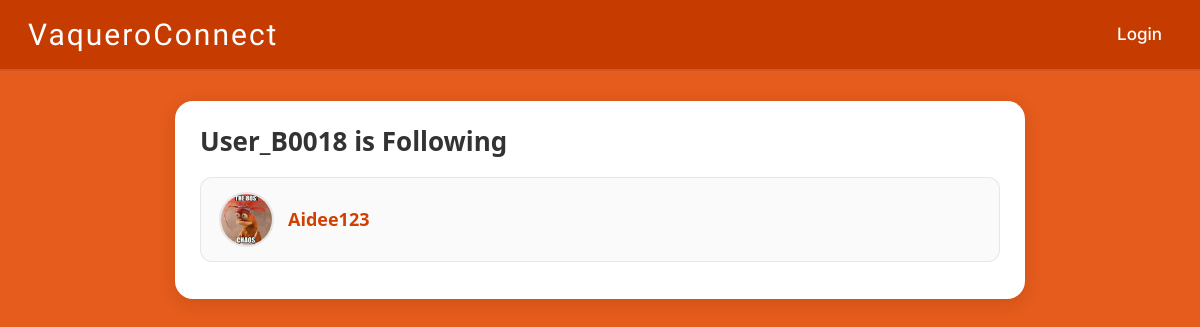
The app's page /User_B0018/following/ with its own data.
### newApp/models.py (models this page shows, shortened)
class Follow(models.Model):
    follower = models.ForeignKey(User, related_name="following", on_delete=models.CASCADE)
    following = models.ForeignKey(User, related_name="followers", on_delete=models.CASCADE)
    created_at = models.DateTimeField(auto_now_add=True)

class Profile(models.Model):
    user = models.OneToOneField(User, on_delete=models.CASCADE)
    bio = models.TextField(blank=True, null=True)
    image = models.ImageField(upload_to='profile_pics/', default='default.jpg')
    ENROLLED_CHOICES = [
        ('ED', 'Edinburg'),
        ('BR', 'Brownsville'),
    ]
    enrolled = models.CharField(
        max_length=20,
        choices=ENROLLED_CHOICES,
        default='ED'
    )

### newApp/views.py (the view)
# urls.py: path("<str:username>/following/", views.following_lists, name="following_lists"),
def following_lists(request, username):
    list_users = get_object_or_404(User, username=username)#this is the user whose followers we want to see
    following = list_users.following.all()
    return render(request, 'following_lists.html', {
        'list_users': list_users,
        'following': following,
    })

### newApp/templates/following_lists.html
{% extends 'base.html' %}
{% load static %}
{% block content %}
<link rel="stylesheet" href="{% static 'followers.css' %}?v=2">
<div class="follow-wrapper">
    <h1 class="follow-title">{{ list_users.username }} is Following</h1>
    {% for f in following %}
        <div class="follow-item">
            <img
                src="{{ f.following.profile.image.url }}"
                class="follow-pic"
                alt="Profile Picture"
            >
            <a href="{% url 'profile' f.following.username %}">
                {{ f.following.username }}
            </a>
        </div>
    {% empty %}
        <p class="empty-text">Not following anyone.</p>
    {% endfor %}
</div>
{% endblock %}

### springApp/static/followers.css (style rules this page uses)
body { background: #e65c1c; margin: 0; padding: 0; font-family: system-ui, sans-serif; }
.follow-wrapper { max-width: 850px; margin: 30px auto; background: #fff; padding: 25px; border-radius: 18px; box-shadow: 0 4px 18px rgba(0,0,0,0.12); }
.follow-title { font-size: 26px; font-weight: 700; margin-bottom: 20px; color: #333; }
.follow-item { display: flex; align-items: center; gap: 14px; padding: 14px 18px; background: #fafafa; border-radius: 12px; margin-bottom: 12px; border: 1px solid rgba(0,0,0,0.08); transition: 0.2s; }
.follow-pic { width: 55px; height: 55px; border-radius: 50%; object-fit: cover; border: 2px solid rgba(0,0,0,0.08); }
.follow-item a { font-size: 18px; font-weight: 600; color: #d14003; text-decoration: none; }

### records on screen
Follow: following.profile.image (picture), following.username "Aidee123"

### other values on screen
{{ list_users.username }} "User_B0018"
